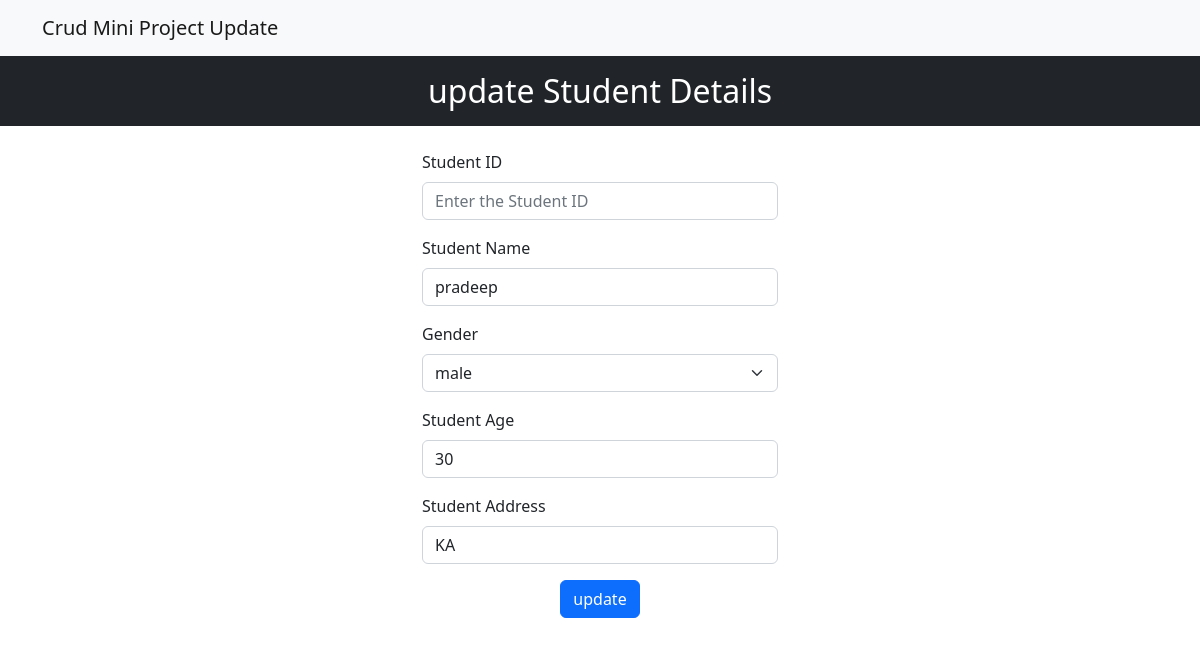
The page /update/13 on the database its author committed.
### app/models.py (models this page shows, shortened)
class Student(models.Model):
    studentId=models.IntegerField()
    studentName=models.CharField(max_length=25,blank=False,null=False)
    gender=models.CharField(max_length=20)
    studentAge=models.IntegerField()
    studentAddress=models.CharField(max_length=80,blank=False,null=False)

### app/views.py (the view, shortened to what this page needs)
# urls.py: path('update/<id>', views.updateData,name="updateData"),
def updateData(request,id):
    d=Student.objects.get(id=id)
    context={"d":d}
    return render(request,"edit.html",context)

### templates/edit.html (shortened to what this page needs)
<!DOCTYPE html>
<html lang="en">
  <head>
    <link
      href="https://cdn.jsdelivr.net/npm/bootstrap@5.2.3/dist/css/bootstrap.min.css"
      rel="stylesheet"
    />
  </head>
  <body>
    <nav class="navbar navbar-expand-lg bg-light">
      <div class="container-md">
        <a class="navbar-brand" href="/">Crud Mini Project Update</a>
      </div>
    </nav>
    <h2 class="text-white bg-dark text-center p-3">update Student Details</h2>
    <div class="container mt-4">
      <div class="row justify-content-center">
        <div class="col-md-4">
          <form action="/update/{{d.id}}" method="post">
            <div class="mb-3">
              <label for="studentId" class="form-label">Student ID</label>
              <input
                type="text"
                class="form-control"
                id="studentId"
                placeholder="Enter the Student ID"
                name="studentId"
                required
              />
            </div>
            <div class="mb-3">
              <label for="studentName" class="form-label">Student Name</label>
              <input
                type="text"
                class="form-control"
                id="studentName"
                placeholder="Enter the Student Name"
                name="studentName"
                value="{{d.studentName}}"
                required
              />
            </div>
            <div class="mb-3">
              <label for="gender" class="form-label">Gender</label>
              <select class="form-select" id="gender" name="gender" required>
                <option value="" disabled selected>{{d.gender}}</option>
              </select>
            </div>
            <div class="mb-3">
              <label for="studentAge" class="form-label">Student Age</label>
              <input
                type="number"
                class="form-control"
                id="studentAge"
                placeholder="Enter the Student Age"
                name="studentAge"
                value="{{d.studentAge}}"
                required
              />
            </div>
            <div class="mb-3">
              <label for="studentAddress" class="form-label"
                >Student Address</label
              >
              <input
                type="text"
                class="form-control"
                id="studentAddress"
                placeholder="Enter the Student Address"
                name="studentAddress"
                value="{{d.studentAddress}}"
                required
              />
            </div>
            <div class="text-center">
              <button type="submit" class="btn btn-primary">update</button>
            </div>
          </form>
        </div>
      </div>
    </div>
  </body>
</html>

### rows shown on the page
Student: studentName "pradeep", gender "male", studentAge "30", studentAddress "KA"
